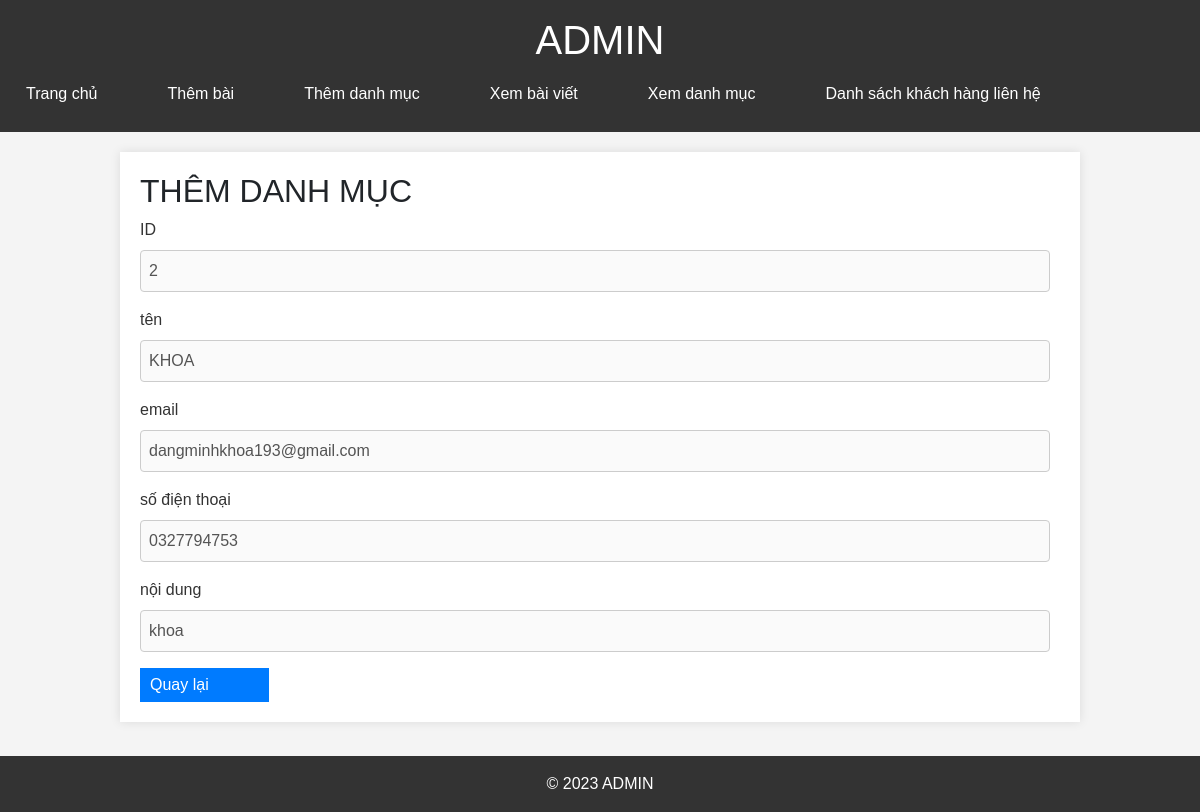
The app's page /admin/edit_contact/2 with its own data.
### render_html.py (models this page shows, shortened)
class contact(db.Model):
    id_khach = db.Column(db.Integer, primary_key=True, autoincrement=True)
    ten_khach = db.Column(db.String(255), nullable=False)
    email_khach = db.Column(db.String(255), nullable=False)
    sdt_khach = db.Column(db.String(255), nullable=False)
    noidung = db.Column(db.String(255), nullable=False)

### render_html.py (the view)
@app.route('/admin/edit_contact/<int:id>', methods=['GET', 'POST'])
def edit_contact(id):
    lienhe = contact.query.get(id)
    return render_template('view_contact.html', lienhe=lienhe)

### templates/view_contact.html (shortened to what this page needs)
<!DOCTYPE html>
<html lang="en">
<head>
</head>
<body>
    {% extends "base.html" %}
    {% block content %}
    <section>
        <h2>THÊM DANH MỤC</h2>
        <form method="POST">
            <div class="form-group">
                <label for="data1">ID</label>
                <input type="text" id="id_DM" disabled value="{{ lienhe.id_khach }}" name="id" required>
            </div>
            <div class="form-group">
                <label for="data3">tên</label>
                <input type="text" id="id_DM" disabled value="{{ lienhe.ten_khach }}" name="name" required>
            </div>
            <div class="form-group" >
                <label for="data2">email</label>
                <input type="text" id="title_DM"disabled value="{{ lienhe.email_khach }}" name="email" required>
            </div>
            <div class="form-group">
                <label for="data3">số điện thoại</label>
                <input type="text" id="id_DM" disabled value="{{ lienhe.sdt_khach }}" name="sdt" required>
            </div>
            <div class="form-group">
                <label for="data3">nội dung</label>
                <input type="text" id="id_DM" disabled value="{{ lienhe.noidung }}" name="noidung" required>
            </div>
            <button type="submit"> <a href="/admin/contact">Quay lại</a></button>
        </form>
    </section>
        {% endblock %}

### templates/view_contact.html (style rules this page uses)
.form-group { margin-bottom: 15px; }
label { display: block; margin-bottom: 5px; color: #333; }
input { width: calc(100% - 10px); padding: 8px; margin-bottom: 10px; border: 1px solid #ccc; border-radius: 4px; }
button { background-color: #007bff; color: #fff; padding: 10px; border: none; border-radius: 4px; cursor: pointer; margin-right: 10px; }

### templates/base.html (style rules this page uses)
a { padding-right: 50px; }
body { font-family: Arial, sans-serif; background-color: #f4f4f4; margin: 0; padding: 0; }
section { width: 80%; margin: 20px auto; background-color: #fff; padding: 20px; box-shadow: 0 0 10px rgba(0, 0, 0, 0.1); margin-bottom: 90px; }
button { padding: 5px 10px; margin-right: 5px; }
a { text-decoration: none; color: #fff; }

### records on screen
contact: id "2", name "KHOA", email "dangminhkhoa193@gmail.com", sdt "0327794753", noidung "khoa"
